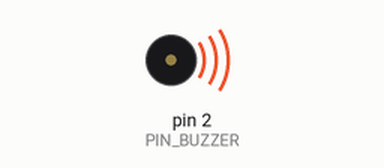
The sketch below on a simulated Arduino Uno, built with avr-gcc and run on an emulated ATmega328P. On the bench: buzzer (waves = sounding, pin HIGH).

Above: at 1.0 s.
At 3.1 s:
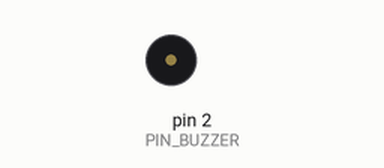
Timing chart, 0 to 3.5 s (numbered marks = the images above):
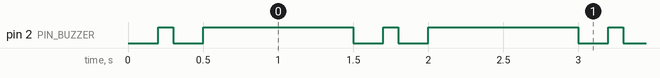

The sketch:

3.1.ino
```cpp
#define BUZZER_ON LOW
#define BUZZER_OFF !BUZZER_ON
const byte PIN_BUZZER = 2;
void setup() {
// pin buzzer sebagai output
pinMode(PIN_BUZZER, OUTPUT);
}
void loop() {
// Tit pertama
digitalWrite(PIN_BUZZER, BUZZER_ON);
delay(200);
// mati sebentar
digitalWrite(PIN_BUZZER, BUZZER_OFF);
delay(100);
// Tit kedua
digitalWrite(PIN_BUZZER, BUZZER_ON);
delay(200);
// mati agak lama
digitalWrite(PIN_BUZZER, BUZZER_OFF);
delay(1000);
}
```

Measured:
- by itself, pin 2 (PIN_BUZZER): repeats every 1.5 s: LOW 0.20 s, HIGH 1.0 s, LOW 0.20 s, HIGH 0.10 s
- by itself, everything shown: repeats every 1.5 s, in 4 steps
